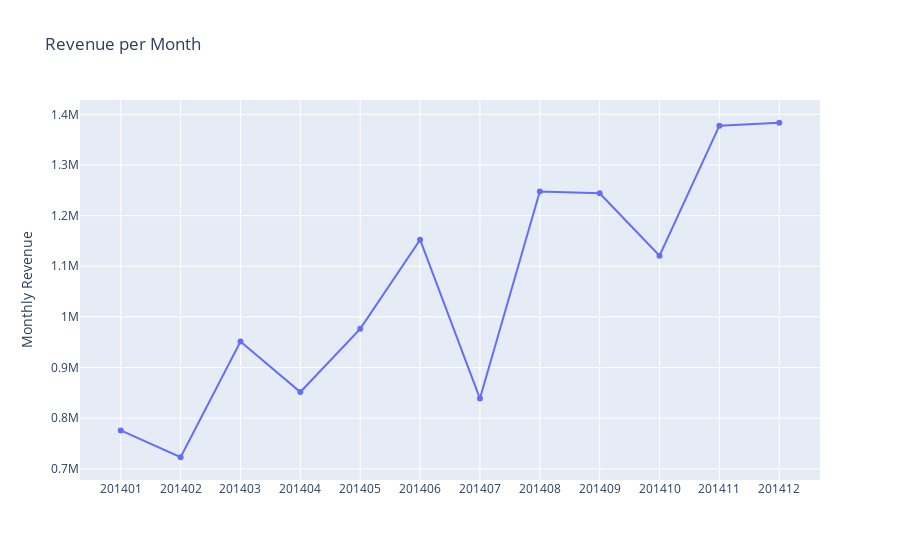

Notebook cell for this chart:
### Code cell
#X and Y axis inputs for Plotly graph. We use Scatter for line graphs
plot_data = [
    go.Scatter(
        x=tx_revenue['OrderYearMonth'].astype(str),
        y=tx_revenue['Sales'],
    )
]

plot_layout = go.Layout(
        xaxis={"type": "category"},
        title='Revenue per Month', 
        #xaxis=dict(title = 'Month'),
        yaxis=dict(
            title='Monthly Revenue')
    )
fig = go.Figure(data=plot_data, layout=plot_layout)
pyoff.iplot(fig)

### Figure 1 — Plotly figure (JSON) as saved in the notebook; plotly's stock layout.template omitted (floating-point values rounded to 4 significant figures)
{"data": [{"type": "scatter", "x": ["201401", "201402", "201403", "201404", "201405", "201406", "201407", "201408", "201409", "201410", "201411", "201412"], "y": [775800.0, 722900.0, 951300.0, 851600.0, 976400.0, 1152000.0, 838700.0, 1248000.0, 1244000.0, 1121000.0, 1378000.0, 1383000.0]}], "layout": {"title": {"text": "Revenue per Month"}, "xaxis": {"type": "category"}, "yaxis": {"title": {"text": "Monthly Revenue"}}}}
